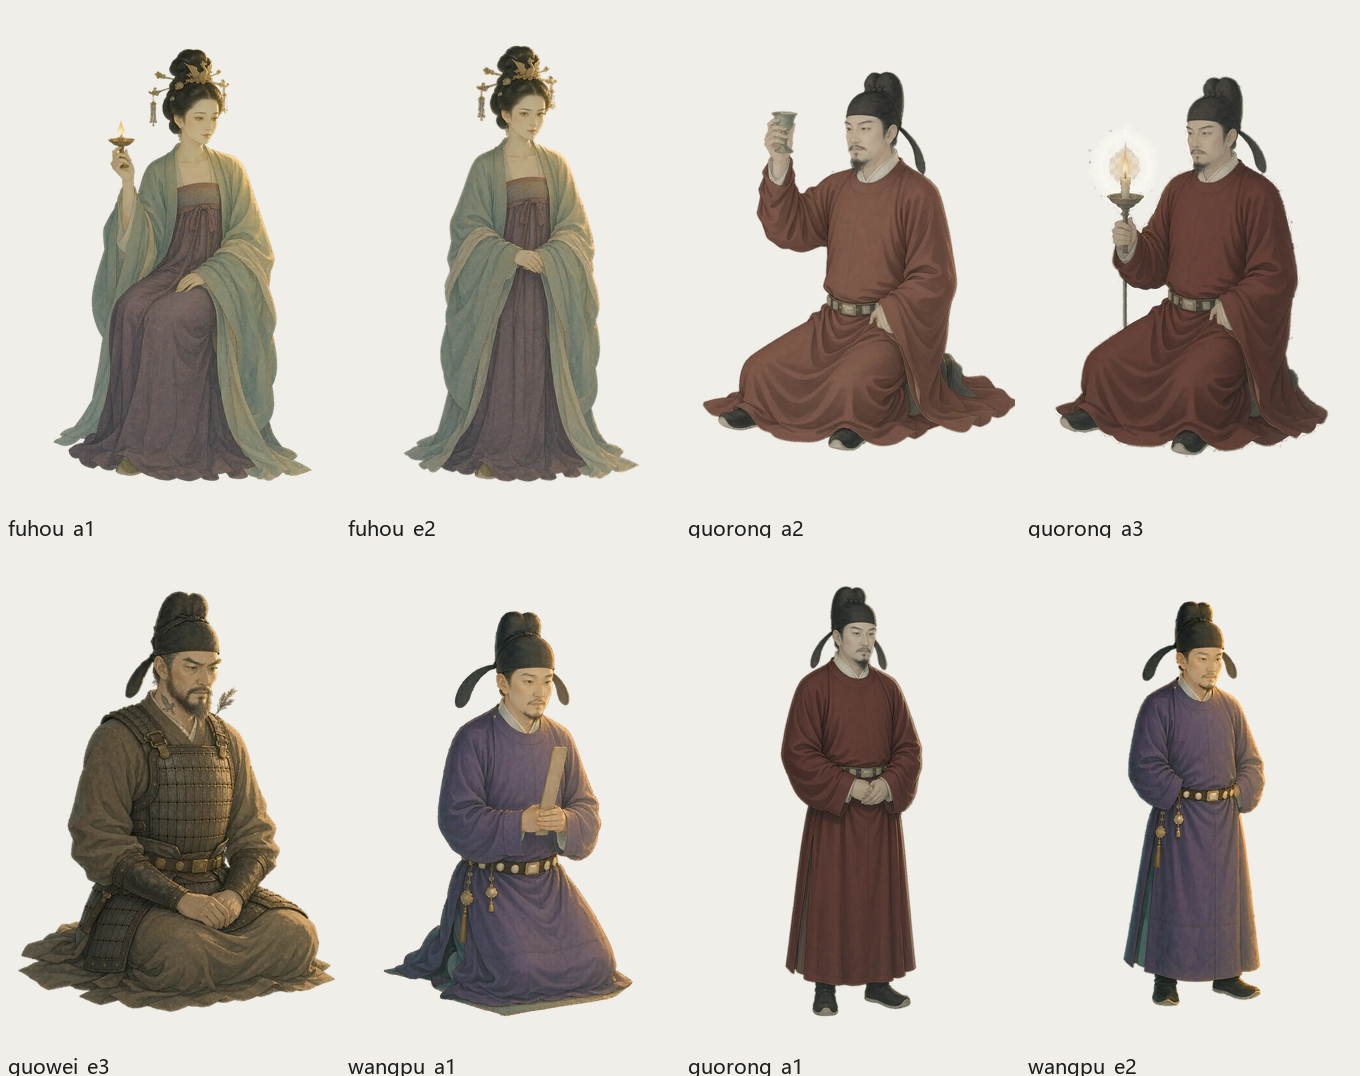

Reproduce this figure in Python.
from PIL import Image, ImageDraw, ImageFont
import os
keys = ['fuhou_a1','fuhou_e2','guorong_a2','guorong_a3','guowei_e3','wangpu_a1','guorong_a1','wangpu_e2']
font = ImageFont.truetype("C:/Windows/Fonts/msyh.ttc", 20)
CW, CH = 340, 510
sheet = Image.new('RGB', (CW*4, (CH+28)*2), (240,238,232))
d = ImageDraw.Draw(sheet)
for i,k in enumerate(keys):
    f = 'assets/chars/tq_chars_%s_final.webp' % k
    im = Image.open(f).convert('RGBA')
    s = min((CW-10)/im.width, (CH-10)/im.height)
    im = im.resize((int(im.width*s), int(im.height*s)), Image.LANCZOS)
    bg = Image.new('RGBA',(CW,CH),(240,238,232,255))
    bg.alpha_composite(im, ((CW-im.width)//2, CH-im.height-6))
    x,y = (i%4)*CW, (i//4)*(CH+28)
    sheet.paste(bg.convert('RGB'),(x,y))
    d.text((x+8,y+CH+4), k, font=font, fill=(30,30,30))
sheet.save('_qa/sheet_kneel.png')
print('ok')
